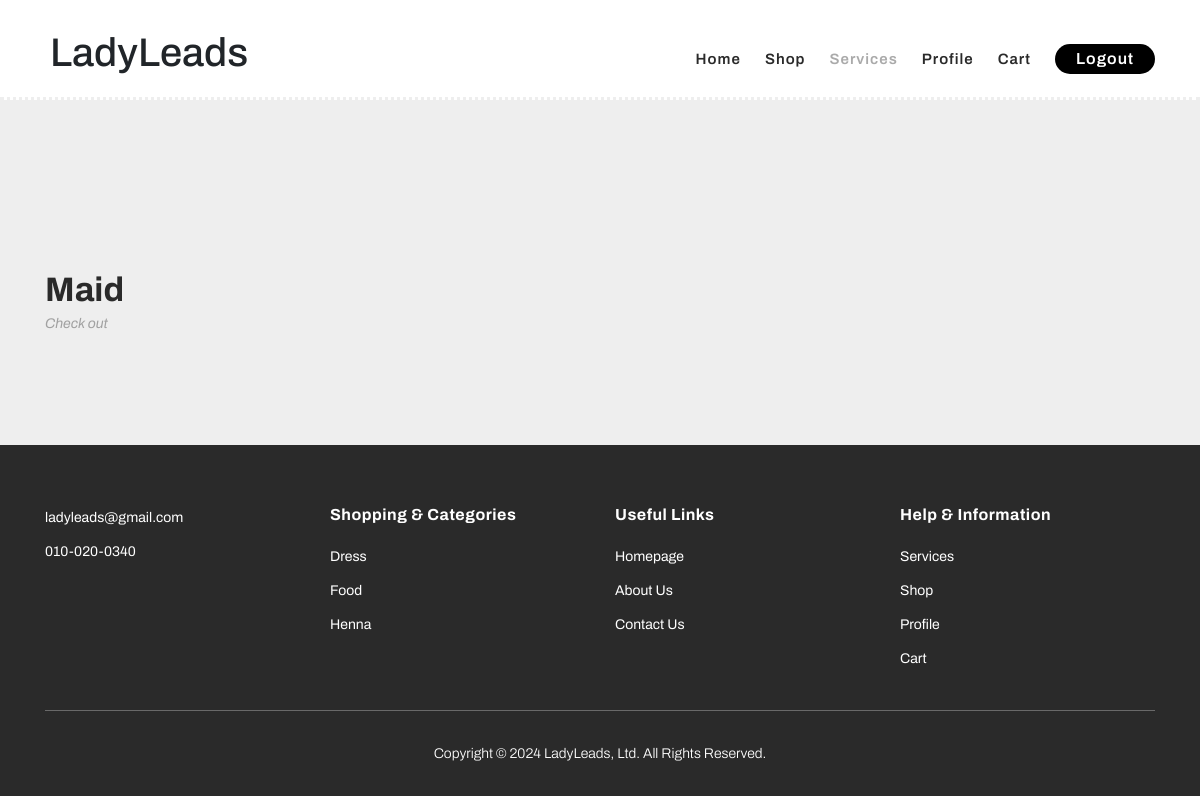
Page /maid on the earlier database version.
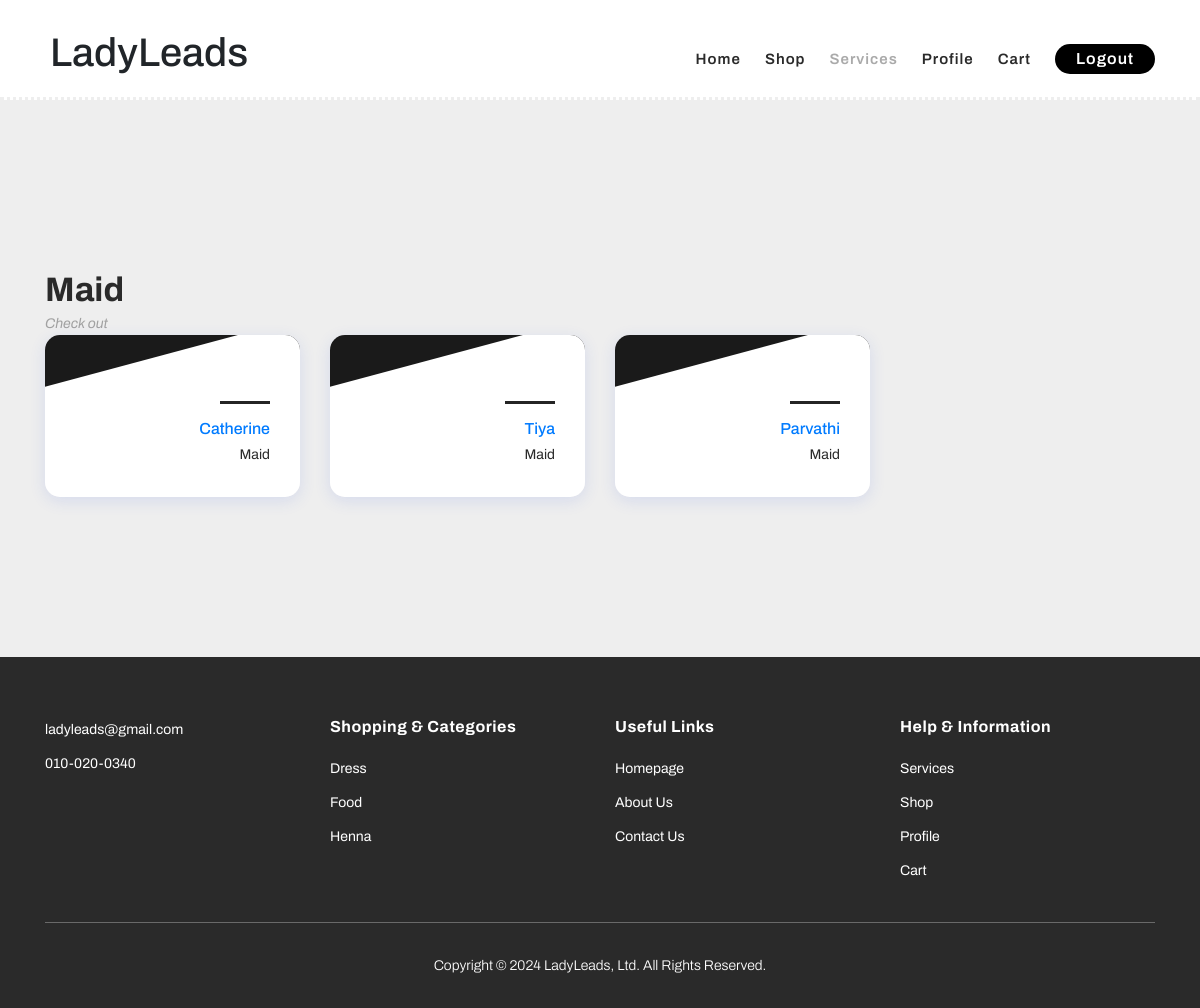
Same page on the later database version.
### login/models.py (models this page shows)
class EditProfile(models.Model):
    user = models.OneToOneField(User, null=True, on_delete=models.CASCADE)
    job = models.CharField(max_length=15, null=True)
    location = models.CharField(max_length=10, null=True)
    Yearofexp = models.IntegerField(null=True)
    profile_pic = models.ImageField(upload_to='profile_photos/', null=True, blank=True)
    class Meta:
        verbose_name = 'Edit Profile'
        verbose_name_plural = 'Edit Profiles'

### login/views.py (the view)
# urls.py: path('maid', views.maid , name="maid"),
def maid(request):
    profiles = EditProfile.objects.all()
    context = {
        'profiles': profiles,
    }
    return render(request, 'maid.html', context)

### login/templates/maid.html (shortened to what the changed rows need)
<!DOCTYPE html>
<html lang="en">
<head>
    {% load static %}
    <link rel="stylesheet" type="text/css" href="{% static 'bootstrap.min.css' %}">
    <link rel="stylesheet" type="text/css" href="{% static 'font-awesome.css' %}">
    <link rel="stylesheet" href="{% static 'templatemo-hexashop.css' %}">
    <link rel="stylesheet" href="{% static 'owl-carousel.css' %}">
    <link rel="stylesheet" href="{% static 'lightbox.css' %}">
</head>
<body>
    <header class="header-area header-sticky" style="background-color: #ffffff;">
        <div class="container">
            <div class="row">
                <div class="col-12">
                    <nav class="main-nav">
                        <H1 class="heading">
                            LadyLeads
                        </H1>
                    </nav>
                </div>
            </div>
        </div>
    </header>
    <section class="section" id="maid">
        <div class="container">
            <div class="section-heading">
                <h2>Maid</h2>
            </div>
            <div class="row">
                {% for profile in profiles %}
                {% if profile.job == "Maid" %}
                <div class="col-12 col-sm-6 col-lg-3">
                    <a href="appmaid.html">
                        <div class="single_advisor_profile wow fadeInUp" data-wow-delay="0.4s"
                            style="visibility: visible; animation-delay: 0.4s; animation-name: fadeInUp;">
                            <div class="advisor_thumb"><img src="/media/{{ profile.profile_pic }}" alt="">
                            </div>
                            <div class="single_advisor_details_info">
                                <h6>{{ profile.user }}</h6>
                                <p class="designation">{{ profile.job }}</p>
                            </div>
                        </div>
                    </a>
                </div>
                {% endif %}
                {% endfor %}
    </section>
</body>
</html>

Differences in the rows shown:
added EditProfile: user "Catherine", job "Maid"
added EditProfile: user "Tiya", job "Maid"
added EditProfile: user "Parvathi", job "Maid"
